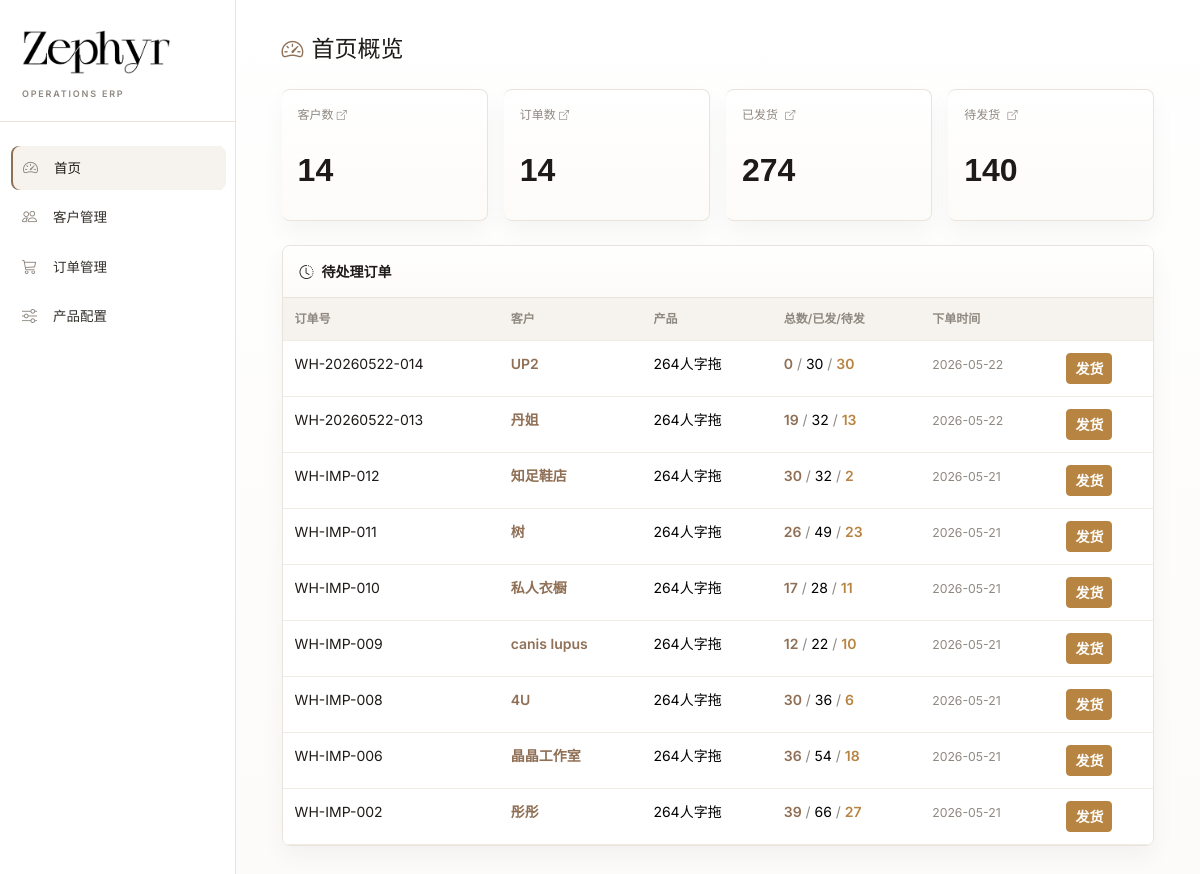
The page / on the database its author committed.
### models.py (models this page shows, shortened)
class Order(db.Model):
    __tablename__ = 'orders'
    id = db.Column(db.Integer, primary_key=True)
    customer_id = db.Column(db.Integer, db.ForeignKey('customers.id'), nullable=False)
    product_id = db.Column(db.Integer, db.ForeignKey('products.id'), nullable=False)
    order_number = db.Column(db.String(50), unique=True, nullable=False)
    unit_price = db.Column(db.Float, default=0.0)
    total_qty = db.Column(db.Integer, default=0)
    total_shipped = db.Column(db.Integer, default=0)
    status = db.Column(db.String(20), default='pending')  # pending / partial / completed
    notes = db.Column(db.Text, default='')
    created_at = db.Column(db.DateTime, default=datetime.utcnow)
    updated_at = db.Column(db.DateTime, default=datetime.utcnow, onupdate=datetime.utcnow)
    lines = db.relationship('OrderLine', backref='order', lazy='dynamic',
                            cascade='all, delete-orphan')
    shipments = db.relationship('Shipment', backref='order', lazy='dynamic',
                                cascade='all, delete-orphan')
    @property
    def total_pending(self):
        return self.total_qty - self.total_shipped

class Customer(db.Model):
    __tablename__ = 'customers'
    id = db.Column(db.Integer, primary_key=True)
    name = db.Column(db.String(100), unique=True, nullable=False)
    unit_price = db.Column(db.Float, default=0.0)
    notes = db.Column(db.Text, default='')
    created_at = db.Column(db.DateTime, default=datetime.utcnow)
    orders = db.relationship('Order', backref='customer', lazy='dynamic')

class Product(db.Model):
    __tablename__ = 'products'
    id = db.Column(db.Integer, primary_key=True)
    name = db.Column(db.String(100), unique=True, nullable=False)  # 如: 2603人字拖
    image = db.Column(db.String(255), default='')
    is_active = db.Column(db.Boolean, default=True)
    created_at = db.Column(db.DateTime, default=datetime.utcnow)
    colors = db.relationship('ProductColor', backref='product', lazy='dynamic',
                             cascade='all, delete-orphan')
    sizes = db.relationship('ProductSize', backref='product', lazy='dynamic',
                            cascade='all, delete-orphan')
    orders = db.relationship('Order', backref='product', lazy='dynamic')

### app.py (the view)
@app.route('/')
def dashboard():
    customers_count = Customer.query.count()
    orders_total = Order.query.count()
    orders = Order.query.all()
    total_qty = sum(o.total_qty for o in orders)
    total_shipped = sum(o.total_shipped for o in orders)
    total_pending = sum(o.total_pending for o in orders)
    product = Product.query.filter_by(is_active=True).first()
    colors = []; sizes = []
    shipped_matrix = {}; pending_matrix = {}; order_matrix = {}
    if product:
        colors = product.colors.order_by(ProductColor.sort_order).all()
        sizes = product.sizes.order_by(ProductSize.sort_order).all()
    for o in orders:
        for line in o.lines.all():
            sm = shipped_matrix.setdefault(line.color, {})
            sm[line.size] = sm.get(line.size, 0) + line.shipped_qty
            pm = pending_matrix.setdefault(line.color, {})
            pm[line.size] = pm.get(line.size, 0) + line.pending_qty
            om = order_matrix.setdefault(line.color, {})
            om[line.size] = om.get(line.size, 0) + line.qty
    pending_orders = [o for o in orders if o.total_pending > 0]
    pending_orders.sort(key=lambda o: o.created_at, reverse=True)
    return render_template('dashboard.html',
                           customers_count=customers_count,
                           orders_total=orders_total,
                           total_qty=total_qty,
                           total_shipped=total_shipped,
                           total_pending=total_pending,
                           pending_orders=pending_orders[:10],
                           colors=colors, sizes=sizes,
                           shipped_matrix=shipped_matrix,
                           pending_matrix=pending_matrix,
                           order_matrix=order_matrix)

### models.py (called while the page is built)
    @property
    def pending_qty(self):
        return self.qty - self.shipped_qty

### templates/dashboard.html (shortened to what this page needs)
{% extends "base.html" %}
{% block content %}
<h4 class="mb-4"><i class="bi bi-speedometer2 me-2"></i>首页概览</h4>
<div class="row g-3 mb-4">
    <div class="col-6 col-md-3">
        <a href="{{ url_for('customer_list') }}" class="text-decoration-none text-dark">
            <div class="card stat-card primary p-3">
                <div class="stat-label">客户数 <i class="bi bi-box-arrow-up-right" style="font-size:10px"></i></div>
                <div class="stat-value">{{ customers_count }}</div>
            </div>
        </a>
    </div>
    <div class="col-6 col-md-3">
        <a href="{{ url_for('order_list') }}" class="text-decoration-none text-dark">
            <div class="card stat-card primary p-3">
                <div class="stat-label">订单数 <i class="bi bi-box-arrow-up-right" style="font-size:10px"></i></div>
                <div class="stat-value">{{ orders_total }}</div>
            </div>
        </a>
    </div>
    <div class="col-6 col-md-3">
        <div class="card stat-card success p-3" style="cursor:pointer" data-bs-toggle="modal" data-bs-target="#globalShippedModal">
            <div class="stat-label">已发货 <i class="bi bi-box-arrow-up-right ms-1" style="font-size:10px"></i></div>
            <div class="stat-value">{{ total_shipped }}</div>
        </div>
    </div>
    <div class="col-6 col-md-3">
        <div class="card stat-card warning p-3" style="cursor:pointer" data-bs-toggle="modal" data-bs-target="#globalPendingModal">
            <div class="stat-label">待发货 <i class="bi bi-box-arrow-up-right ms-1" style="font-size:10px"></i></div>
            <div class="stat-value">{{ total_pending }}</div>
        </div>
    </div>
</div>
<div class="row">
    <div class="col-12">
        <div class="card">
            <div class="card-header d-flex justify-content-between align-items-center">
                <strong><i class="bi bi-clock-history me-2"></i>待处理订单</strong>
            </div>
            <div class="card-body p-0">
                {% if pending_orders %}
                <table class="table table-hover mb-0">
                    <thead class="table-light">
                        <tr>
                            <th>订单号</th>
                            <th>客户</th>
                            <th>产品</th>
                            <th>总数/已发/待发</th>
                            <th>下单时间</th>
                            <th></th>
                        </tr>
                    </thead>
                    <tbody>
                        {% for o in pending_orders %}
                        <tr class="dashboard-order-row" data-order-url="{{ url_for('order_detail', order_id=o.id) }}"
                            onclick="if (!event.target.closest('a, button')) window.location.href=this.dataset.orderUrl">
                            <td><a href="{{ url_for('order_detail', order_id=o.id) }}" class="text-decoration-none">{{ o.order_number }}</a></td>
                            <td>
                                <a href="{{ url_for('customer_detail', customer_id=o.customer.id) }}" class="text-decoration-none customer-link"
                                   onclick="event.stopPropagation()">{{ o.customer.name }}</a>
                            </td>
                            <td>{{ o.product.name }}</td>
                            <td>
                                <span class="text-success fw-bold">{{ o.total_shipped }}</span>
                                <span class="text-muted">/</span>
                                <span>{{ o.total_qty }}</span>
                                <span class="text-muted">/</span>
                                <span class="text-warning fw-bold">{{ o.total_pending }}</span>
                            </td>
                            <td><small class="text-muted">{{ o.created_at.strftime('%Y-%m-%d') }}</small></td>
                            <td>
                                <a href="{{ url_for('order_ship', order_id=o.id) }}" class="btn btn-sm btn-warning">发货</a>
                            </td>
                        </tr>
                        {% endfor %}
                    </tbody>
                </table>
                {% else %}
                <div class="text-center py-5 text-muted">
                    <i class="bi bi-check-circle-fill fs-1 text-success"></i>
                    <p class="mt-2">所有订单已处理完毕 🎉</p>
                </div>
                {% endif %}
            </div>
        </div>
    </div>
</div>
{% endblock %}

### templates/base.html (style rules this page uses)
:root { --sidebar-width: 236px; --z-white: #ffffff; --z-paper: #fcfbf9; --z-warm-gray: #f6f2ed; --z-line: #e9e3dc; --z-soft-line: #f1ece6; --z-muted: #8f8881; --z-charcoal: #332f2b; --z-ink: #1d1a18; --z-accent: #8f6f55; --z-deep-brown: #5d3f2d; --z-success: #7a6a5f; --z-warning: #b78442; --z-danger: #b95d4f; --font-serif: 'Playfair Display', Georgia, 'Times New Roman', serif; --font-display-cn: 'Microsoft YaHei UI', 'Noto Sans SC', 'PingFang SC', 'Hiragino Sans GB', sans-serif; --font-sans: 'Microsoft YaHei UI', 'Noto Sans SC', 'Inter', 'Microsoft YaHei', 'PingFang SC', 'Hiragino Sans GB', sans-serif; --shadow-soft: 0 10px 24px rgba(31, 27, 22, 0.045); --shadow-float: 0 18px 48px rgba(31, 27, 22, 0.12); }
* { letter-spacing: 0; }
body { font-family: var(--font-sans); font-size: 14px; color: var(--z-charcoal); background: linear-gradient(180deg, rgba(255,255,255,0.96), rgba(252,251,249,0.98)), var(--z-paper); -webkit-font-smoothing: antialiased; text-rendering: optimizeLegibility; }
a { color: var(--z-ink); text-decoration: none; }
h1, h2, h3, h4, h5, h6 { color: var(--z-ink); font-weight: 600; line-height: 1.35; }
strong, .fw-bold { font-weight: 600 !important; }
.main-content > h4, .main-content > .d-flex h4 { font-family: var(--font-display-cn); font-size: 23px; font-weight: 500; margin-bottom: 0; }
.main-content > h4 i, .main-content > .d-flex h4 i { color: var(--z-accent); font-size: 0.95em; }
.card { border: 1px solid var(--z-line); border-radius: 8px; box-shadow: var(--shadow-soft); background: rgba(255,255,255,0.98); overflow: hidden; }
.card-header { background: linear-gradient(180deg, #fff, #fdfbf8); border-bottom: 1px solid var(--z-line); padding: 15px 17px; color: var(--z-ink); }
.card-header strong { font-weight: 600; }
.card-body { padding: 18px; }
.stat-card { border-left: 0; width: min(100%, 218px); min-height: 132px; transition: transform 0.18s ease, box-shadow 0.18s ease; position: relative; overflow: hidden; background: linear-gradient(180deg, rgba(255,255,255,0.99), rgba(253,251,248,0.96)); }
.stat-card::before { content: none; }
.stat-card .stat-value { font-family: var(--font-display-cn); font-size: 32px; font-weight: 600; line-height: 1.05; color: var(--z-ink); margin-top: 30px; }
.stat-card .stat-label { color: var(--z-muted); font-size: 12px; font-weight: 500; }
.row:has(.stat-card) > [class*="col"] { display: flex; }
.row:has(.stat-card) > [class*="col"] > a { display: flex; width: 100%; }
.table { color: var(--z-charcoal); --bs-table-hover-bg: #f8f4ef; --bs-table-striped-bg: #fcfaf7; margin-bottom: 0; }
.table > :not(caption) > * > * { padding: 12px 12px; border-bottom-color: var(--z-soft-line); }
.table-light, .table .table-light, thead.table-light, tfoot.table-light { --bs-table-bg: #f6f2ed; --bs-table-color: var(--z-charcoal); }
.table th { font-size: 12px; font-weight: 600; color: var(--z-muted); white-space: nowrap; }
.dashboard-order-row { cursor: pointer; }
.dashboard-order-row .customer-link { color: var(--z-accent); font-weight: 600; }
.btn { border-radius: 4px; font-weight: 600; border-width: 1px; transition: transform 0.18s ease, box-shadow 0.18s ease, background 0.18s ease, color 0.18s ease; }
.btn-warning { --bs-btn-color: var(--z-white); --bs-btn-bg: var(--z-warning); --bs-btn-border-color: var(--z-warning); --bs-btn-hover-color: var(--z-white); --bs-btn-hover-bg: #9e7136; --bs-btn-hover-border-color: #9e7136; }
.text-success { color: var(--z-accent) !important; }
.text-warning { color: var(--z-warning) !important; }
.text-muted { color: var(--z-muted) !important; }

### rows shown on the page
Order: order_number "WH-20260522-014", customer.name "UP2", product.name "264人字拖", total_shipped "0", total_qty "30", total_pending "30", created_at "2026-05-22"
Order: order_number "WH-20260522-013", customer.name "丹姐", product.name "264人字拖", total_shipped "19", total_qty "32", total_pending "13", created_at "2026-05-22"
Order: order_number "WH-IMP-012", customer.name "知足鞋店", product.name "264人字拖", total_shipped "30", total_qty "32", total_pending "2", created_at "2026-05-21"
Order: order_number "WH-IMP-011", customer.name "树", product.name "264人字拖", total_shipped "26", total_qty "49", total_pending "23", created_at "2026-05-21"
Order: order_number "WH-IMP-010", customer.name "私人衣橱", product.name "264人字拖", total_shipped "17", total_qty "28", total_pending "11", created_at "2026-05-21"
Order: order_number "WH-IMP-009", customer.name "canis lupus", product.name "264人字拖", total_shipped "12", total_qty "22", total_pending "10", created_at "2026-05-21"
Order: order_number "WH-IMP-008", customer.name "4U", product.name "264人字拖", total_shipped "30", total_qty "36", total_pending "6", created_at "2026-05-21"
Order: order_number "WH-IMP-006", customer.name "晶晶工作室", product.name "264人字拖", total_shipped "36", total_qty "54", total_pending "18", created_at "2026-05-21"
Order: order_number "WH-IMP-002", customer.name "彤彤", product.name "264人字拖", total_shipped "39", total_qty "66", total_pending "27", created_at "2026-05-21"

### other values the page prints
{{ customers_count }} "14"
{{ orders_total }} "14"
{{ total_shipped }} "274"
{{ total_pending }} "140"
